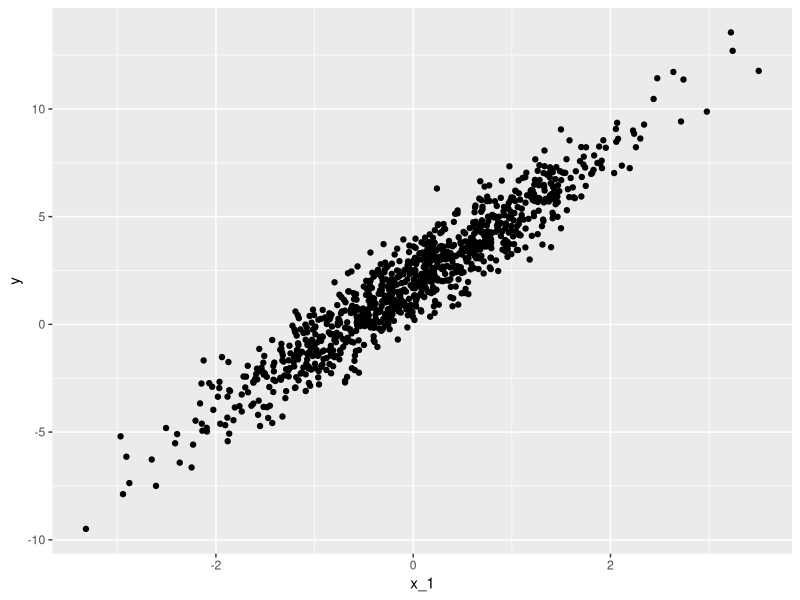
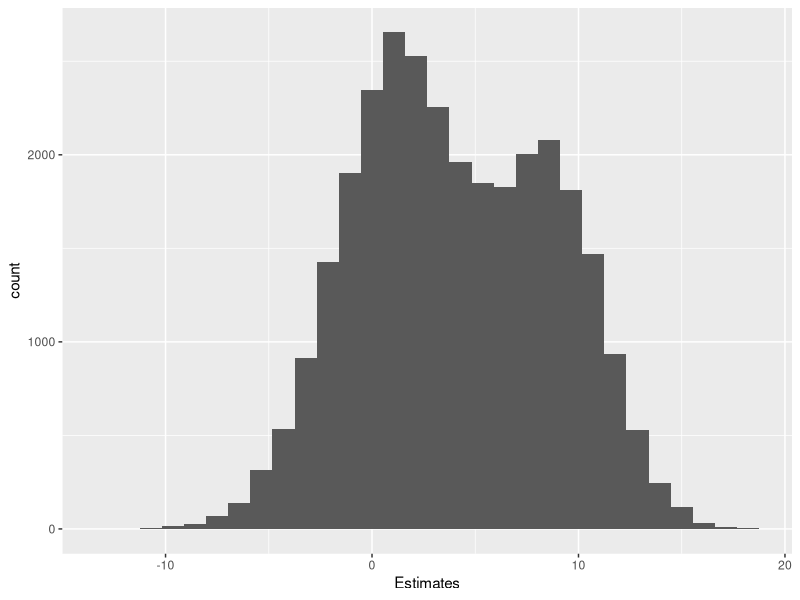
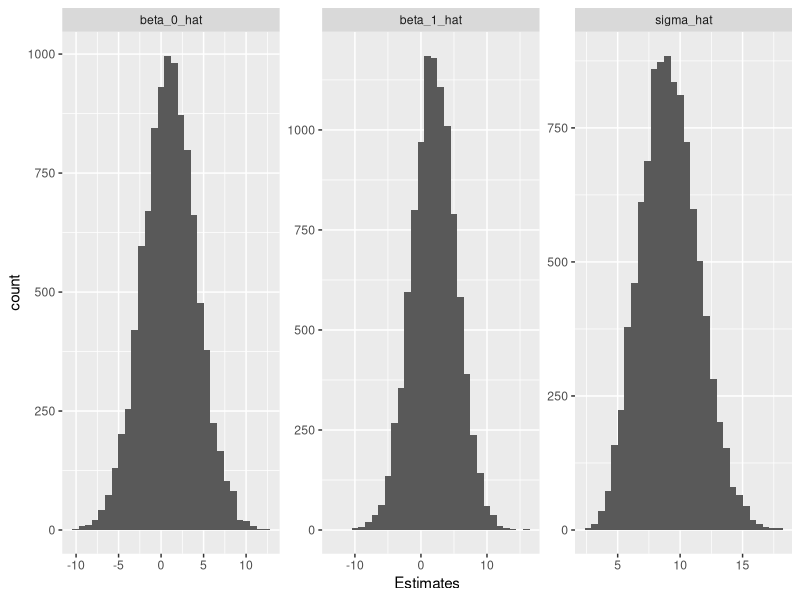
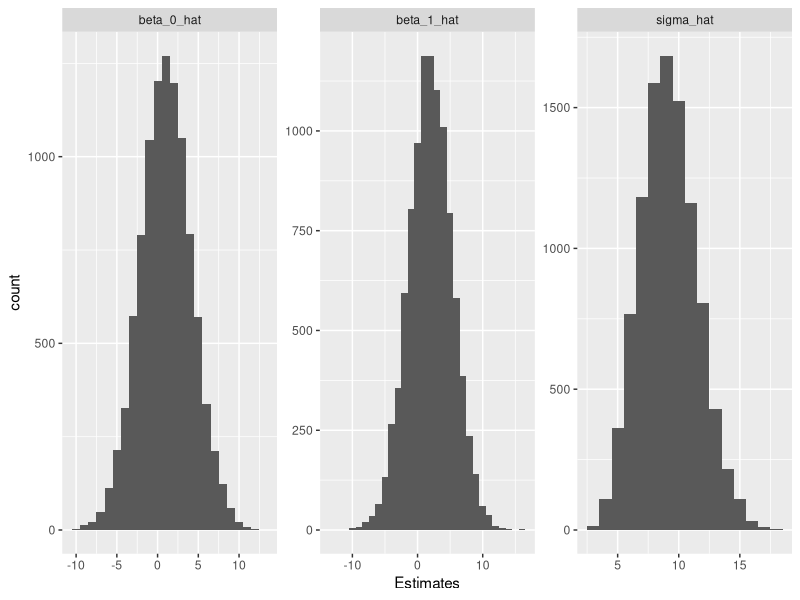
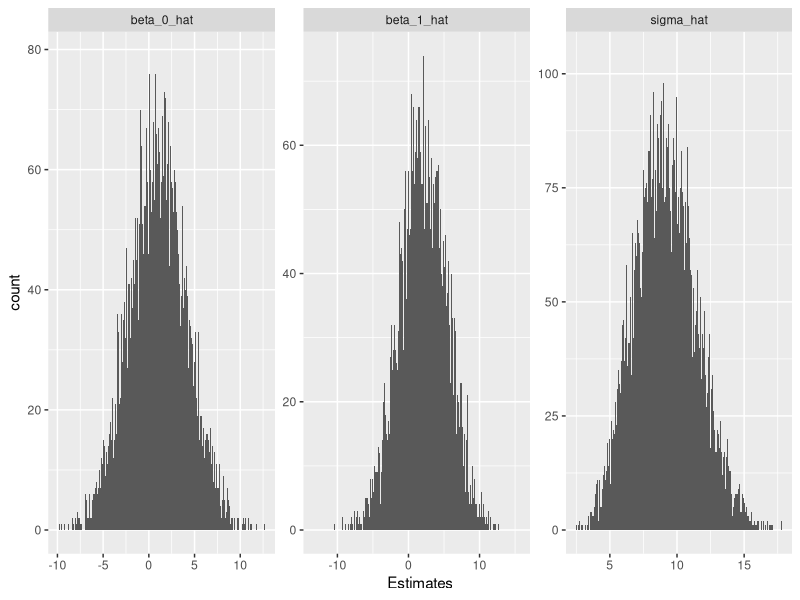
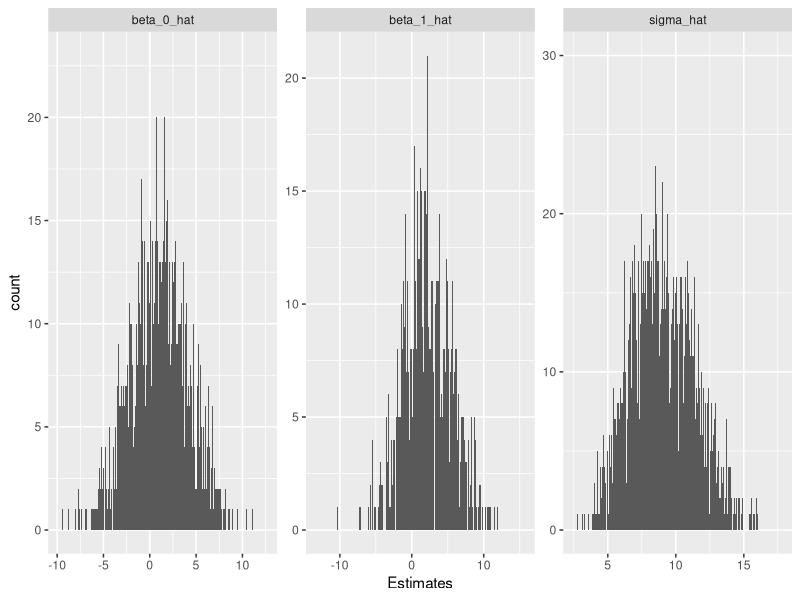
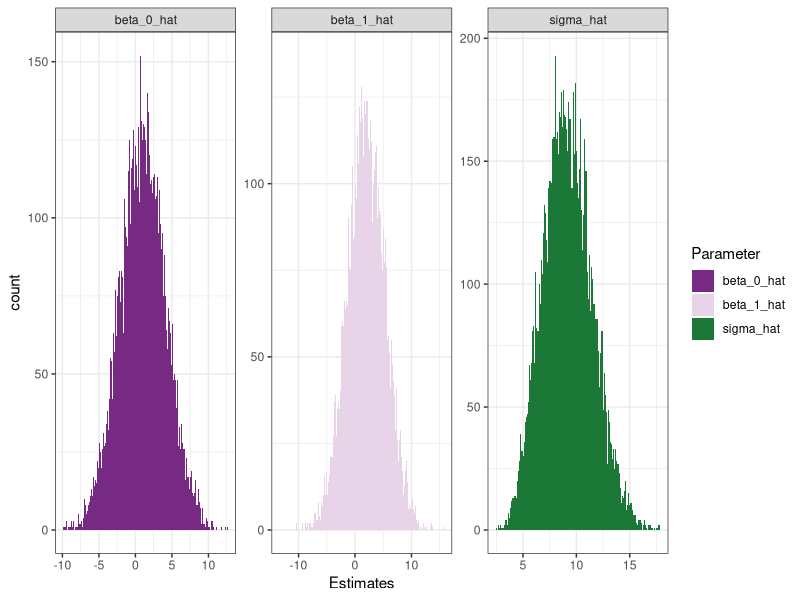
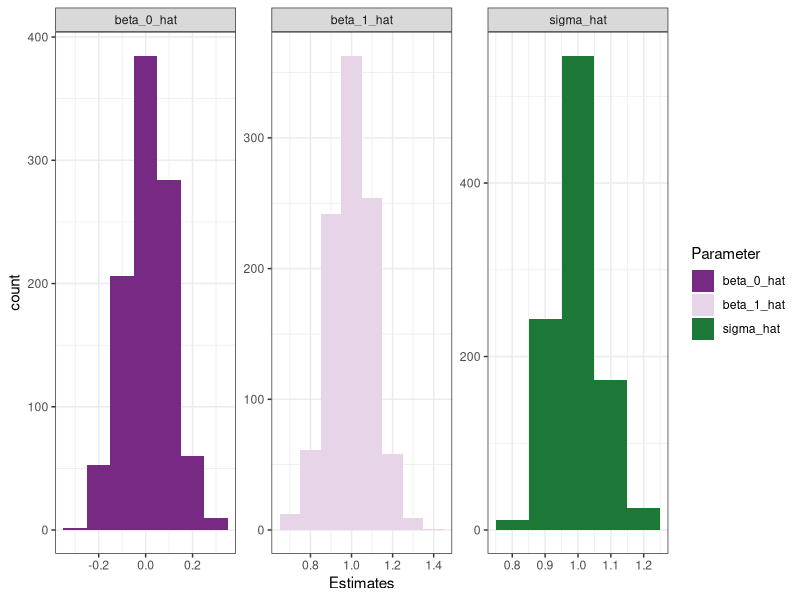

Here is the R script that generated these plots, in order:
## ---- chunk 1
x <- rnorm(10, mean = 2, sd = 3)
mean(x)
sd(x)
print(x)
## ---- chunk 2
set.seed(42)
rnorm(10)
## ---- chunk 3
beta_0 <- 2
beta_1 <- 3
sigma <- 1
n_obs <- 1000
## ---- chunk 4
x_1 <- as.numeric(scale(rnorm(n_obs)))
x_1
mean(x_1)
sd(x_1)
## ---- chunk 5
y <- beta_0 + beta_1 * x_1 + rnorm(n_obs, mean = 0, sd = sigma)
## ---- chunk 6
library(tidyverse)
ggplot(data = NULL, aes(x_1, y)) + geom_point()
## ---- chunk 7
fit1 <- lm(y ~ x_1)
fit1$coefficients
sd(fit1$residuals)
## ---- chunk 8
beta_00 <- 5
beta_01 <- 10
beta_02 <- 25
beta_03 <- 100
n_obs2 <- 100
sigma2 <- 10

## ---- chunk 9
x_01 <- as.numeric(scale(rnorm(n_obs2)))
x_02 <- as.numeric(scale(rnorm(n_obs2)))
x_03 <- as.numeric(scale(rnorm(n_obs2)))

Practice1_df <- data.frame(x_01, x_02, x_03)
## ---- chunk 10
Practice1_df$y <- beta_00 + beta_01 * x_01 + beta_02 * x_02 + beta_03 * x_03 + rnorm(n_obs2, mean = 0, sd = sigma2)
## ---- chunk 11
Practice1_model <- lm(y ~ x_01 + x_02 + x_03, data = Practice1_df)
Practice1_model$coefficients
## ---- chunk 12
Simulate_ParamterEstimates <-
  function(beta0, beta1, beta2, beta3, n_obs = 1000, sigma = 1) {
    df <- data.frame(x_01 <- as.numeric(scale(rnorm(n_obs))),
                     x_02 <- as.numeric(scale(rnorm(n_obs))),
                     x_03 <- as.numeric(scale(rnorm(n_obs))))
    df$y <-
      beta0 + beta1 * x_01 + beta2 * x_02 + beta3 * x_03 + rnorm(n_obs, mean = 0, sd = sigma)
    model <- lm(y ~ x_01 + x_02 + x_03, data = df)
    return(model$coefficients)
  }
## ---- chunk 13
Simulate_ParamterEstimates(0, 1, 2, 3, n_obs = 1000000)
Simulate_ParamterEstimates(0, 1, 2, 3, n_obs = 5)
Simulate_ParamterEstimates(0, 1, 2, 3, n_obs = 1000, sigma = 100)
Simulate_ParamterEstimates(0, 1, 2, 3, n_obs = 1000000, sigma = 100)
## ---- chunk 14
sim_simple_lm <- function(n_obs, beta_0, beta_1, sigma) {
  x_1 <- as.numeric(scale(rnorm(n_obs)))
  errors <- rnorm(n_obs, 0, sigma)
  y <- beta_0 + beta_1 * x_1 + errors
  fit <- lm(y ~ x_1)
  output <- list(n_obs = n_obs,
                 beta_0 = beta_0,
                 beta_0_hat = fit$coef["(Intercept)"],
                 beta_1 = beta_1,
                 beta_1_hat = fit$coef["x_1"],
                 sigma = sigma,
                 sigma_hat = sd(fit$resid))
  return(output)
}
## ---- chunk 15
set.seed(854)
sim_simple_lm(10, 1, 2, 10)
## ---- chunk 16
n_sims <- 1e4 # scientific notatation, for legibility
sim_results <- data.frame(sim = 1:n_sims,
                          beta_0_hat = NA,
                          beta_1_hat = NA,
                          sigma_hat = NA)
for(this_sim in 1:n_sims) {
  if(this_sim %% 1000 == 0) { cat("starting simulation", this_sim, "\n") }
  this_fit <- sim_simple_lm(10, 1, 2, 10)
  sim_results[this_sim, 2:4] <- c(this_fit$beta_0_hat,
                                  this_fit$beta_1_hat,
                                  this_fit$sigma_hat)
}
summary(sim_results[, 2:4])
## ---- chunk 17
sim_results_Long <- sim_results %>% 
  pivot_longer(cols = c(beta_0_hat, beta_1_hat, sigma_hat),
               names_to = "Parameter",
               values_to = "Estimates")
## ---- chunk 18
ggplot(sim_results_Long, aes(Estimates)) + geom_histogram()

ggplot(sim_results_Long, aes(Estimates)) + geom_histogram() +
  facet_wrap(~ Parameter, scales = "free")
## ---- chunk 19
ggplot(sim_results_Long, aes(Estimates)) + geom_histogram(binwidth = 1) +
  facet_wrap(~ Parameter, scales = "free")

ggplot(sim_results_Long, aes(Estimates)) + geom_histogram(binwidth = 0.05) +
  facet_wrap(~ Parameter, scales = "free")

ggplot(sim_results_Long, aes(Estimates)) + geom_histogram(binwidth = 0.01) +
  facet_wrap(~ Parameter, scales = "free")
## ---- chunk 20
ggplot(sim_results_Long, aes(Estimates)) + geom_histogram(aes(fill = Parameter), binwidth = .1) +
  facet_wrap( ~ Parameter, scales = "free") +
  scale_fill_manual(values = c("#762a83", "#e7d4e8", "#1b7837")) +
  theme_bw()
## ---- chunk 21
SimulateParameters_Plot <-
  function(n_obs, n_sims, beta0, beta1, sigma) {
    sim_results <- data.frame(
      sim = 1:n_sims,
      beta_0_hat = NA,
      beta_1_hat = NA,
      sigma_hat = NA
    )
    for (this_sim in 1:n_sims) {
      if (this_sim %% 1000 == 0) {
        cat("starting simulation", this_sim, "\n")
      }
      this_fit <- sim_simple_lm(n_obs, beta0, beta1, sigma)
      sim_results[this_sim, 2:4] <- c(this_fit$beta_0_hat,
                                      this_fit$beta_1_hat,
                                      this_fit$sigma_hat)
    }
    print(summary(sim_results))
    sim_results_Long <- sim_results %>%
      pivot_longer(
        cols = c(beta_0_hat, beta_1_hat, sigma_hat),
        names_to = "Parameter",
        values_to = "Estimates"
      )
    print(
      ggplot(sim_results_Long, aes(Estimates)) + geom_histogram(aes(fill = Parameter), binwidth = .1) +
        facet_wrap(~ Parameter, scales = "free") +
        scale_fill_manual(values = c("#762a83", "#e7d4e8", "#1b7837")) +
        theme_bw()
    )
    
    return(sim_results)
  }

SimulateParameters_Plot(100, 1000, 0, 1, 1)
## ---- chunk 22
SimulateParameters_Plot(100, 1000, 0, 1, 1)
SimulateParameters_Plot(10000, 5000, 0, 1, 1)
SimulateParameters_Plot(50, 5000, 0, 1, 1)
## ---- chunk 23
mysleep <- sleep
levels(mysleep$group) <- c("pre", "post")
head(mysleep)
summary(mysleep)
## ---- chunk 24
summary(lm(extra ~ group, data = mysleep))
## ---- chunk 25
mysleep %>% group_by(group) %>% summarize(mean = mean(extra))
## ---- chunk 26
mysleep <- mysleep %>% mutate(group.num = as.numeric(group) - 1)
summary(lm(extra ~ group.num, mysleep))
## ---- chunk 27
mysleep$group.c <- ifelse(mysleep$group == "pre", -1, 1)
## ---- chunk 28
summary(lm(extra ~ group.c, data = mysleep))
summary(lm(extra ~ group, data = mysleep))
## ---- chunk 29
mean(mysleep$extra)
## ---- chunk 30
AcousticData <- read.csv("EH_AcousticData_Updated10.8.csv")
summary(AcousticData)
## ---- chunk 31
summary(lm(Centroid.kHz ~ TargetC, data = AcousticData))
AcousticData %>% group_by(TargetC) %>% 
  summarise(mean=mean(Centroid.kHz))
## ---- chunk 32
AcousticData$TargetC.c <- ifelse(AcousticData$TargetC == "k", -1, 1)
summary(lm(Centroid.kHz ~ TargetC.c, data = AcousticData))
mean(AcousticData$Centroid.kHz)
## ---- chunk 33
contrasts(iris$Species)
## ---- chunk 34
irisLocal <- iris
## ---- chunk 35
model <- lm(data = irisLocal, formula = Sepal.Width ~ Species)
summary(model)
## ---- chunk 36
contrasts(irisLocal$Species)
irisLocal <-
  irisLocal %>% mutate(
    veriscolor.dummy = ifelse(Species %in% "versicolor", 1, 0),
    virginica.dummy = ifelse(Species %in% "virginica", 1, 0)
  )
model2 <-
  lm(data = irisLocal,
     formula = Sepal.Width ~ veriscolor.dummy + virginica.dummy)
summary(model2)
summary(model)
## ---- chunk 37
irisLocal <-
  irisLocal %>% mutate(Species2 = relevel(Species, ref = "versicolor"))
contrasts(irisLocal$Species2)
## ---- chunk 38
model3 <- lm(data = irisLocal, formula = Sepal.Width ~ Species2)
summary(model3)
## ---- chunk 39
irisLocal <-
  irisLocal %>% mutate(
    setosa.dummy = ifelse(Species %in% "setosa", 1, 0))

model4 <-
  lm(data = irisLocal,
     formula = Sepal.Width ~ setosa.dummy + virginica.dummy)
summary(model4)
summary(model3)
